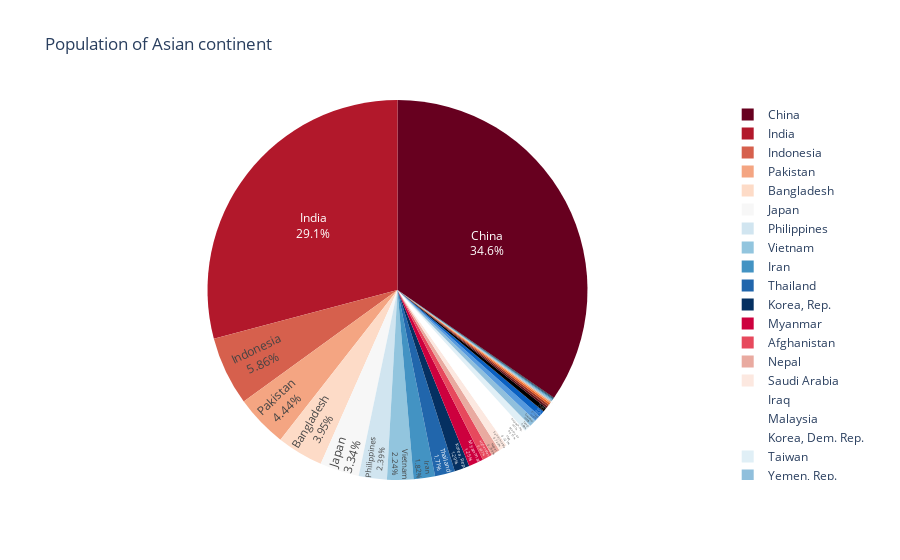

The cell this chart's notebook holds for it:
### Markdown cell above
# Pie Chart (Top popuplation in Asia)

### Code cell
df_asia = px.data.gapminder().query("year == 2007").query("continent == 'Asia'")
fig = px.pie(df_asia, values="pop", names="country", title="Population of Asian continent", color_discrete_sequence=px.colors.sequential.RdBu)
fig.update_traces(textposition='inside', textinfo='percent+label')
fig.show()

### Figure 1 — Plotly figure (JSON) as saved in the notebook; plotly's stock layout.template omitted (floating-point values rounded to 4 significant figures)
{"data": [{"domain": {"x": [0, 1], "y": [0, 1]}, "hovertemplate": "country=%{label}<br>pop=%{value}<extra></extra>", "labels": ["Afghanistan", "Bahrain", "Bangladesh", "Cambodia", "China", "Hong Kong, China", "India", "Indonesia", "Iran", "Iraq", "Israel", "Japan", "Jordan", "Korea, Dem. Rep.", "Korea, Rep.", "Kuwait", "Lebanon", "Malaysia", "Mongolia", "Myanmar", "Nepal", "Oman", "Pakistan", "Philippines", "Saudi Arabia", "Singapore", "Sri Lanka", "Syria", "Taiwan", "Thailand", "Vietnam", "West Bank and Gaza", "Yemen, Rep."], "legendgroup": "", "name": "", "showlegend": true, "textinfo": "percent+label", "textposition": "inside", "type": "pie", "values": [31889923, 708573, 150448339, 14131858, 1318683096, 6980412, 1110396331, 223547000, 69453570, 27499638, 6426679, 127467972, 6053193, 23301725, 49044790, 2505559, 3921278, 24821286, 2874127, 47761980, 28901790, 3204897, 169270617, 91077287, 27601038, 4553009, 20378239, 19314747, 23174294, 65068149, 85262356, 4018332, 22211743]}], "layout": {"legend": {"tracegroupgap": 0}, "piecolorway": ["rgb(103,0,31)", "rgb(178,24,43)", "rgb(214,96,77)", "rgb(244,165,130)", "rgb(253,219,199)", "rgb(247,247,247)", "rgb(209,229,240)", "rgb(146,197,222)", "rgb(67,147,195)", "rgb(33,102,172)", "rgb(5,48,97)"], "title": {"text": "Population of Asian continent"}}}
